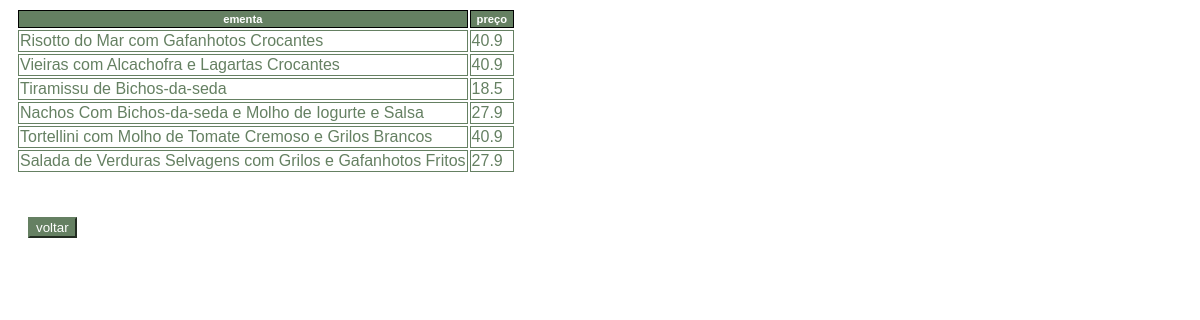
Screenshot of /php/especialidades.php with the database file from the repository.
### tables this page shows
CREATE TABLE `especialidades` (
  `ementa` text NOT NULL,
  `preço` float NOT NULL
);

### php/especialidades.php (the view, shortened to what this page needs)
<html>
    <head>
    </head>
</html>
<?php
include("connect.php");
$sql = "SELECT * FROM especialidades";
$result = $conn->query($sql);
if ($result->num_rows > 0) {
  echo "<table><tr><th>ementa</th><th>preço</th></tr>";
  while($row = $result->fetch_assoc()) {
    echo "<tr><td>".$row["ementa"]."</td><td>".$row["preço"] . "</td></tr>";
  }
  echo "</table> <br> <button onclick=document.location='../admin2.html'>voltar</button>";
} else {
  echo "Sem resultados";
}

### php/especialidades.php (style rules this page uses)
table { margin: 8px; }
th { font-family: Arial, Helvetica, sans-serif; font-size: .7em; background: #658062; color: #FFF; padding: 2px 6px; border-collapse: separate; border: 1px solid #000; }
td { font-family: Arial, Helvetica, sans-serif; font-size: 1em; border: 1px solid; color: #658062; }
button { color: white; background-color: #658062; border-color: #658062; margin-left: 20px; margin-right: 20px; margin-top: 17px; }

### rows the page displays
especialidades: ementa "Risotto do Mar com Gafanhotos Crocantes", preço "40.9"
especialidades: ementa "Vieiras com Alcachofra e Lagartas Crocantes", preço "40.9"
especialidades: ementa "Tiramissu de Bichos-da-seda", preço "18.5"
especialidades: ementa "Nachos Com Bichos-da-seda e Molho de Iogurte e Salsa", preço "27.9"
especialidades: ementa "Tortellini com Molho de Tomate Cremoso e Grilos Brancos", preço "40.9"
especialidades: ementa "Salada de Verduras Selvagens com Grilos e Gafanhotos Fritos", preço "27.9"
